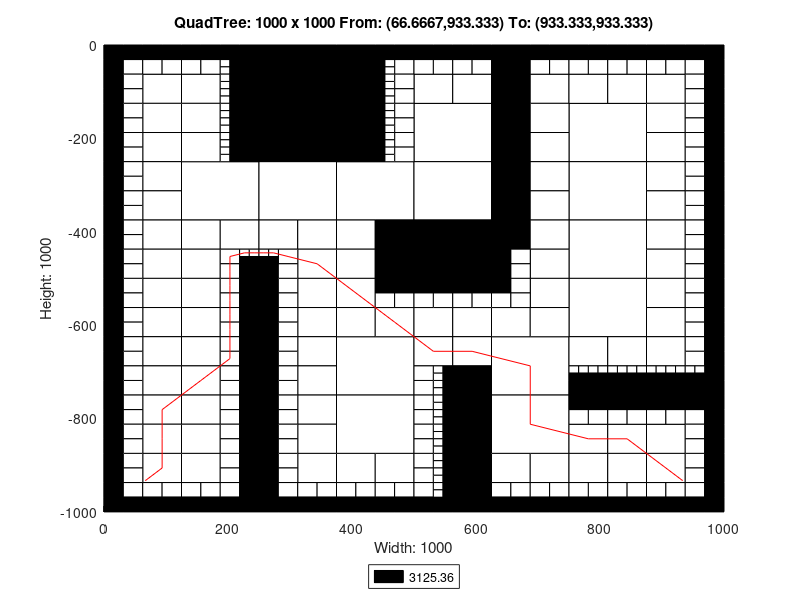

Source code (MATLAB):
axis([0 1000 -1000 0]);
title('QuadTree: 1000 x 1000 From: (66.6667,933.333) To: (933.333,933.333)');
xlabel('Width: 1000');
ylabel('Height: 1000');
rectangle('Position',[250 -125 125 125], 'FaceColor',[0 0 0]);
rectangle('Position',[250 -250 125 125], 'FaceColor',[0 0 0]);
rectangle('Position',[125 -375 125 125], 'FaceColor',[1 1 1]);
rectangle('Position',[250 -375 125 125], 'FaceColor',[1 1 1]);
rectangle('Position',[375 -375 125 125], 'FaceColor',[1 1 1]);
rectangle('Position',[500 -250 125 125], 'FaceColor',[1 1 1]);
rectangle('Position',[750 -250 125 125], 'FaceColor',[1 1 1]);
rectangle('Position',[500 -375 125 125], 'FaceColor',[1 1 1]);
rectangle('Position',[500 -500 125 125], 'FaceColor',[0 0 0]);
rectangle('Position',[750 -375 125 125], 'FaceColor',[1 1 1]);
rectangle('Position',[750 -500 125 125], 'FaceColor',[1 1 1]);
rectangle('Position',[375 -750 125 125], 'FaceColor',[1 1 1]);
rectangle('Position',[375 -875 125 125], 'FaceColor',[1 1 1]);
rectangle('Position',[625 -750 125 125], 'FaceColor',[1 1 1]);
rectangle('Position',[750 -625 125 125], 'FaceColor',[1 1 1]);
rectangle('Position',[625 -875 125 125], 'FaceColor',[1 1 1]);
rectangle('Position',[62.5 -125 62.5 62.5], 'FaceColor',[1 1 1]);
rectangle('Position',[125 -125 62.5 62.5], 'FaceColor',[1 1 1]);
rectangle('Position',[62.5 -187.5 62.5 62.5], 'FaceColor',[1 1 1]);
rectangle('Position',[62.5 -250 62.5 62.5], 'FaceColor',[1 1 1]);
rectangle('Position',[125 -187.5 62.5 62.5], 'FaceColor',[1 1 1]);
rectangle('Position',[125 -250 62.5 62.5], 'FaceColor',[1 1 1]);
rectangle('Position',[375 -62.5 62.5 62.5], 'FaceColor',[0 0 0]);
rectangle('Position',[375 -125 62.5 62.5], 'FaceColor',[0 0 0]);
rectangle('Position',[375 -187.5 62.5 62.5], 'FaceColor',[0 0 0]);
rectangle('Position',[375 -250 62.5 62.5], 'FaceColor',[0 0 0]);
rectangle('Position',[62.5 -312.5 62.5 62.5], 'FaceColor',[1 1 1]);
rectangle('Position',[62.5 -375 62.5 62.5], 'FaceColor',[1 1 1]);
rectangle('Position',[62.5 -437.5 62.5 62.5], 'FaceColor',[1 1 1]);
rectangle('Position',[62.5 -500 62.5 62.5], 'FaceColor',[1 1 1]);
rectangle('Position',[125 -437.5 62.5 62.5], 'FaceColor',[1 1 1]);
rectangle('Position',[187.5 -437.5 62.5 62.5], 'FaceColor',[1 1 1]);
rectangle('Position',[125 -500 62.5 62.5], 'FaceColor',[1 1 1]);
rectangle('Position',[250 -437.5 62.5 62.5], 'FaceColor',[1 1 1]);
rectangle('Position',[312.5 -437.5 62.5 62.5], 'FaceColor',[1 1 1]);
rectangle('Position',[312.5 -500 62.5 62.5], 'FaceColor',[1 1 1]);
rectangle('Position',[375 -437.5 62.5 62.5], 'FaceColor',[1 1 1]);
rectangle('Position',[437.5 -437.5 62.5 62.5], 'FaceColor',[0 0 0]);
rectangle('Position',[375 -500 62.5 62.5], 'FaceColor',[1 1 1]);
rectangle('Position',[437.5 -500 62.5 62.5], 'FaceColor',[0 0 0]);
rectangle('Position',[500 -125 62.5 62.5], 'FaceColor',[1 1 1]);
rectangle('Position',[562.5 -125 62.5 62.5], 'FaceColor',[1 1 1]);
rectangle('Position',[625 -62.5 62.5 62.5], 'FaceColor',[0 0 0]);
rectangle('Position',[625 -125 62.5 62.5], 'FaceColor',[0 0 0]);
rectangle('Position',[687.5 -125 62.5 62.5], 'FaceColor',[1 1 1]);
rectangle('Position',[625 -187.5 62.5 62.5], 'FaceColor',[0 0 0]);
rectangle('Position',[687.5 -187.5 62.5 62.5], 'FaceColor',[1 1 1]);
rectangle('Position',[625 -250 62.5 62.5], 'FaceColor',[0 0 0]);
rectangle('Position',[687.5 -250 62.5 62.5], 'FaceColor',[1 1 1]);
rectangle('Position',[750 -125 62.5 62.5], 'FaceColor',[1 1 1]);
rectangle('Position',[812.5 -125 62.5 62.5], 'FaceColor',[1 1 1]);
rectangle('Position',[875 -125 62.5 62.5], 'FaceColor',[1 1 1]);
rectangle('Position',[875 -187.5 62.5 62.5], 'FaceColor',[1 1 1]);
rectangle('Position',[875 -250 62.5 62.5], 'FaceColor',[1 1 1]);
rectangle('Position',[625 -312.5 62.5 62.5], 'FaceColor',[0 0 0]);
rectangle('Position',[687.5 -312.5 62.5 62.5], 'FaceColor',[1 1 1]);
rectangle('Position',[625 -375 62.5 62.5], 'FaceColor',[0 0 0]);
rectangle('Position',[687.5 -375 62.5 62.5], 'FaceColor',[1 1 1]);
rectangle('Position',[625 -437.5 62.5 62.5], 'FaceColor',[0 0 0]);
rectangle('Position',[687.5 -437.5 62.5 62.5], 'FaceColor',[1 1 1]);
rectangle('Position',[687.5 -500 62.5 62.5], 'FaceColor',[1 1 1]);
rectangle('Position',[875 -312.5 62.5 62.5], 'FaceColor',[1 1 1]);
rectangle('Position',[875 -375 62.5 62.5], 'FaceColor',[1 1 1]);
rectangle('Position',[875 -437.5 62.5 62.5], 'FaceColor',[1 1 1]);
rectangle('Position',[875 -500 62.5 62.5], 'FaceColor',[1 1 1]);
rectangle('Position',[62.5 -562.5 62.5 62.5], 'FaceColor',[1 1 1]);
rectangle('Position',[62.5 -625 62.5 62.5], 'FaceColor',[1 1 1]);
rectangle('Position',[125 -562.5 62.5 62.5], 'FaceColor',[1 1 1]);
rectangle('Position',[125 -625 62.5 62.5], 'FaceColor',[1 1 1]);
rectangle('Position',[62.5 -687.5 62.5 62.5], 'FaceColor',[1 1 1]);
rectangle('Position',[62.5 -750 62.5 62.5], 'FaceColor',[1 1 1]);
rectangle('Position',[125 -687.5 62.5 62.5], 'FaceColor',[1 1 1]);
rectangle('Position',[125 -750 62.5 62.5], 'FaceColor',[1 1 1]);
rectangle('Position',[312.5 -562.5 62.5 62.5], 'FaceColor',[1 1 1]);
rectangle('Position',[312.5 -625 62.5 62.5], 'FaceColor',[1 1 1]);
rectangle('Position',[375 -562.5 62.5 62.5], 'FaceColor',[1 1 1]);
rectangle('Position',[375 -625 62.5 62.5], 'FaceColor',[1 1 1]);
rectangle('Position',[437.5 -625 62.5 62.5], 'FaceColor',[1 1 1]);
rectangle('Position',[312.5 -687.5 62.5 62.5], 'FaceColor',[1 1 1]);
rectangle('Position',[312.5 -750 62.5 62.5], 'FaceColor',[1 1 1]);
rectangle('Position',[62.5 -812.5 62.5 62.5], 'FaceColor',[1 1 1]);
rectangle('Position',[62.5 -875 62.5 62.5], 'FaceColor',[1 1 1]);
rectangle('Position',[125 -812.5 62.5 62.5], 'FaceColor',[1 1 1]);
rectangle('Position',[125 -875 62.5 62.5], 'FaceColor',[1 1 1]);
rectangle('Position',[62.5 -937.5 62.5 62.5], 'FaceColor',[1 1 1]);
rectangle('Position',[125 -937.5 62.5 62.5], 'FaceColor',[1 1 1]);
rectangle('Position',[312.5 -812.5 62.5 62.5], 'FaceColor',[1 1 1]);
rectangle('Position',[312.5 -875 62.5 62.5], 'FaceColor',[1 1 1]);
rectangle('Position',[312.5 -937.5 62.5 62.5], 'FaceColor',[1 1 1]);
rectangle('Position',[375 -937.5 62.5 62.5], 'FaceColor',[1 1 1]);
rectangle('Position',[437.5 -937.5 62.5 62.5], 'FaceColor',[1 1 1]);
rectangle('Position',[500 -625 62.5 62.5], 'FaceColor',[1 1 1]);
rectangle('Position',[562.5 -625 62.5 62.5], 'FaceColor',[1 1 1]);
rectangle('Position',[687.5 -562.5 62.5 62.5], 'FaceColor',[1 1 1]);
rectangle('Position',[625 -625 62.5 62.5], 'FaceColor',[1 1 1]);
rectangle('Position',[687.5 -625 62.5 62.5], 'FaceColor',[1 1 1]);
rectangle('Position',[500 -687.5 62.5 62.5], 'FaceColor',[1 1 1]);
rectangle('Position',[562.5 -687.5 62.5 62.5], 'FaceColor',[1 1 1]);
rectangle('Position',[562.5 -750 62.5 62.5], 'FaceColor',[0 0 0]);
rectangle('Position',[875 -562.5 62.5 62.5], 'FaceColor',[1 1 1]);
rectangle('Position',[875 -625 62.5 62.5], 'FaceColor',[1 1 1]);
rectangle('Position',[750 -687.5 62.5 62.5], 'FaceColor',[1 1 1]);
rectangle('Position',[812.5 -687.5 62.5 62.5], 'FaceColor',[1 1 1]);
rectangle('Position',[875 -687.5 62.5 62.5], 'FaceColor',[1 1 1]);
rectangle('Position',[562.5 -812.5 62.5 62.5], 'FaceColor',[0 0 0]);
rectangle('Position',[562.5 -875 62.5 62.5], 'FaceColor',[0 0 0]);
rectangle('Position',[562.5 -937.5 62.5 62.5], 'FaceColor',[0 0 0]);
rectangle('Position',[562.5 -1000 62.5 62.5], 'FaceColor',[0 0 0]);
rectangle('Position',[625 -937.5 62.5 62.5], 'FaceColor',[1 1 1]);
rectangle('Position',[687.5 -937.5 62.5 62.5], 'FaceColor',[1 1 1]);
rectangle('Position',[750 -875 62.5 62.5], 'FaceColor',[1 1 1]);
rectangle('Position',[812.5 -875 62.5 62.5], 'FaceColor',[1 1 1]);
rectangle('Position',[875 -875 62.5 62.5], 'FaceColor',[1 1 1]);
rectangle('Position',[750 -937.5 62.5 62.5], 'FaceColor',[1 1 1]);
rectangle('Position',[812.5 -937.5 62.5 62.5], 'FaceColor',[1 1 1]);
rectangle('Position',[875 -937.5 62.5 62.5], 'FaceColor',[1 1 1]);
rectangle('Position',[0 -31.25 31.25 31.25], 'FaceColor',[0 0 0]);
rectangle('Position',[31.25 -31.25 31.25 31.25], 'FaceColor',[0 0 0]);
rectangle('Position',[0 -62.5 31.25 31.25], 'FaceColor',[0 0 0]);
rectangle('Position',[31.25 -62.5 31.25 31.25], 'FaceColor',[1 1 1]);
rectangle('Position',[62.5 -31.25 31.25 31.25], 'FaceColor',[0 0 0]);
rectangle('Position',[93.75 -31.25 31.25 31.25], 'FaceColor',[0 0 0]);
rectangle('Position',[62.5 -62.5 31.25 31.25], 'FaceColor',[1 1 1]);
rectangle('Position',[93.75 -62.5 31.25 31.25], 'FaceColor',[1 1 1]);
rectangle('Position',[0 -93.75 31.25 31.25], 'FaceColor',[0 0 0]);
rectangle('Position',[31.25 -93.75 31.25 31.25], 'FaceColor',[1 1 1]);
rectangle('Position',[0 -125 31.25 31.25], 'FaceColor',[0 0 0]);
rectangle('Position',[31.25 -125 31.25 31.25], 'FaceColor',[1 1 1]);
rectangle('Position',[125 -31.25 31.25 31.25], 'FaceColor',[0 0 0]);
rectangle('Position',[156.25 -31.25 31.25 31.25], 'FaceColor',[0 0 0]);
rectangle('Position',[125 -62.5 31.25 31.25], 'FaceColor',[1 1 1]);
rectangle('Position',[156.25 -62.5 31.25 31.25], 'FaceColor',[1 1 1]);
rectangle('Position',[187.5 -31.25 31.25 31.25], 'FaceColor',[0 0 0]);
rectangle('Position',[218.75 -31.25 31.25 31.25], 'FaceColor',[0 0 0]);
rectangle('Position',[218.75 -62.5 31.25 31.25], 'FaceColor',[0 0 0]);
rectangle('Position',[218.75 -93.75 31.25 31.25], 'FaceColor',[0 0 0]);
rectangle('Position',[218.75 -125 31.25 31.25], 'FaceColor',[0 0 0]);
rectangle('Position',[0 -156.25 31.25 31.25], 'FaceColor',[0 0 0]);
rectangle('Position',[31.25 -156.25 31.25 31.25], 'FaceColor',[1 1 1]);
rectangle('Position',[0 -187.5 31.25 31.25], 'FaceColor',[0 0 0]);
rectangle('Position',[31.25 -187.5 31.25 31.25], 'FaceColor',[1 1 1]);
rectangle('Position',[0 -218.75 31.25 31.25], 'FaceColor',[0 0 0]);
rectangle('Position',[31.25 -218.75 31.25 31.25], 'FaceColor',[1 1 1]);
rectangle('Position',[0 -250 31.25 31.25], 'FaceColor',[0 0 0]);
rectangle('Position',[31.25 -250 31.25 31.25], 'FaceColor',[1 1 1]);
rectangle('Position',[218.75 -156.25 31.25 31.25], 'FaceColor',[0 0 0]);
rectangle('Position',[218.75 -187.5 31.25 31.25], 'FaceColor',[0 0 0]);
rectangle('Position',[218.75 -218.75 31.25 31.25], 'FaceColor',[0 0 0]);
rectangle('Position',[218.75 -250 31.25 31.25], 'FaceColor',[0 0 0]);
rectangle('Position',[437.5 -31.25 31.25 31.25], 'FaceColor',[0 0 0]);
rectangle('Position',[468.75 -31.25 31.25 31.25], 'FaceColor',[0 0 0]);
rectangle('Position',[468.75 -62.5 31.25 31.25], 'FaceColor',[1 1 1]);
rectangle('Position',[468.75 -93.75 31.25 31.25], 'FaceColor',[1 1 1]);
rectangle('Position',[468.75 -125 31.25 31.25], 'FaceColor',[1 1 1]);
rectangle('Position',[468.75 -156.25 31.25 31.25], 'FaceColor',[1 1 1]);
rectangle('Position',[468.75 -187.5 31.25 31.25], 'FaceColor',[1 1 1]);
rectangle('Position',[468.75 -218.75 31.25 31.25], 'FaceColor',[1 1 1]);
rectangle('Position',[468.75 -250 31.25 31.25], 'FaceColor',[1 1 1]);
rectangle('Position',[0 -281.25 31.25 31.25], 'FaceColor',[0 0 0]);
rectangle('Position',[31.25 -281.25 31.25 31.25], 'FaceColor',[1 1 1]);
rectangle('Position',[0 -312.5 31.25 31.25], 'FaceColor',[0 0 0]);
rectangle('Position',[31.25 -312.5 31.25 31.25], 'FaceColor',[1 1 1]);
rectangle('Position',[0 -343.75 31.25 31.25], 'FaceColor',[0 0 0]);
rectangle('Position',[31.25 -343.75 31.25 31.25], 'FaceColor',[1 1 1]);
rectangle('Position',[0 -375 31.25 31.25], 'FaceColor',[0 0 0]);
rectangle('Position',[31.25 -375 31.25 31.25], 'FaceColor',[1 1 1]);
rectangle('Position',[0 -406.25 31.25 31.25], 'FaceColor',[0 0 0]);
rectangle('Position',[31.25 -406.25 31.25 31.25], 'FaceColor',[1 1 1]);
rectangle('Position',[0 -437.5 31.25 31.25], 'FaceColor',[0 0 0]);
rectangle('Position',[31.25 -437.5 31.25 31.25], 'FaceColor',[1 1 1]);
rectangle('Position',[0 -468.75 31.25 31.25], 'FaceColor',[0 0 0]);
rectangle('Position',[31.25 -468.75 31.25 31.25], 'FaceColor',[1 1 1]);
rectangle('Position',[0 -500 31.25 31.25], 'FaceColor',[0 0 0]);
rectangle('Position',[31.25 -500 31.25 31.25], 'FaceColor',[1 1 1]);
rectangle('Position',[187.5 -468.75 31.25 31.25], 'FaceColor',[1 1 1]);
rectangle('Position',[187.5 -500 31.25 31.25], 'FaceColor',[1 1 1]);
rectangle('Position',[218.75 -500 31.25 31.25], 'FaceColor',[0 0 0]);
rectangle('Position',[281.25 -468.75 31.25 31.25], 'FaceColor',[1 1 1]);
rectangle('Position',[250 -500 31.25 31.25], 'FaceColor',[0 0 0]);
rectangle('Position',[281.25 -500 31.25 31.25], 'FaceColor',[1 1 1]);
rectangle('Position',[500 -31.25 31.25 31.25], 'FaceColor',[0 0 0]);
rectangle('Position',[531.25 -31.25 31.25 31.25], 'FaceColor',[0 0 0]);
rectangle('Position',[500 -62.5 31.25 31.25], 'FaceColor',[1 1 1]);
rectangle('Position',[531.25 -62.5 31.25 31.25], 'FaceColor',[1 1 1]);
rectangle('Position',[562.5 -31.25 31.25 31.25], 'FaceColor',[0 0 0]);
rectangle('Position',[593.75 -31.25 31.25 31.25], 'FaceColor',[0 0 0]);
rectangle('Position',[562.5 -62.5 31.25 31.25], 'FaceColor',[1 1 1]);
rectangle('Position',[593.75 -62.5 31.25 31.25], 'FaceColor',[1 1 1]);
rectangle('Position',[687.5 -31.25 31.25 31.25], 'FaceColor',[0 0 0]);
rectangle('Position',[718.75 -31.25 31.25 31.25], 'FaceColor',[0 0 0]);
rectangle('Position',[687.5 -62.5 31.25 31.25], 'FaceColor',[1 1 1]);
rectangle('Position',[718.75 -62.5 31.25 31.25], 'FaceColor',[1 1 1]);
rectangle('Position',[750 -31.25 31.25 31.25], 'FaceColor',[0 0 0]);
rectangle('Position',[781.25 -31.25 31.25 31.25], 'FaceColor',[0 0 0]);
rectangle('Position',[750 -62.5 31.25 31.25], 'FaceColor',[1 1 1]);
rectangle('Position',[781.25 -62.5 31.25 31.25], 'FaceColor',[1 1 1]);
rectangle('Position',[812.5 -31.25 31.25 31.25], 'FaceColor',[0 0 0]);
rectangle('Position',[843.75 -31.25 31.25 31.25], 'FaceColor',[0 0 0]);
rectangle('Position',[812.5 -62.5 31.25 31.25], 'FaceColor',[1 1 1]);
rectangle('Position',[843.75 -62.5 31.25 31.25], 'FaceColor',[1 1 1]);
rectangle('Position',[875 -31.25 31.25 31.25], 'FaceColor',[0 0 0]);
rectangle('Position',[906.25 -31.25 31.25 31.25], 'FaceColor',[0 0 0]);
rectangle('Position',[875 -62.5 31.25 31.25], 'FaceColor',[1 1 1]);
rectangle('Position',[906.25 -62.5 31.25 31.25], 'FaceColor',[1 1 1]);
rectangle('Position',[937.5 -31.25 31.25 31.25], 'FaceColor',[0 0 0]);
rectangle('Position',[968.75 -31.25 31.25 31.25], 'FaceColor',[0 0 0]);
rectangle('Position',[937.5 -62.5 31.25 31.25], 'FaceColor',[1 1 1]);
rectangle('Position',[968.75 -62.5 31.25 31.25], 'FaceColor',[0 0 0]);
rectangle('Position',[937.5 -93.75 31.25 31.25], 'FaceColor',[1 1 1]);
rectangle('Position',[968.75 -93.75 31.25 31.25], 'FaceColor',[0 0 0]);
rectangle('Position',[937.5 -125 31.25 31.25], 'FaceColor',[1 1 1]);
rectangle('Position',[968.75 -125 31.25 31.25], 'FaceColor',[0 0 0]);
rectangle('Position',[937.5 -156.25 31.25 31.25], 'FaceColor',[1 1 1]);
rectangle('Position',[968.75 -156.25 31.25 31.25], 'FaceColor',[0 0 0]);
rectangle('Position',[937.5 -187.5 31.25 31.25], 'FaceColor',[1 1 1]);
rectangle('Position',[968.75 -187.5 31.25 31.25], 'FaceColor',[0 0 0]);
rectangle('Position',[937.5 -218.75 31.25 31.25], 'FaceColor',[1 1 1]);
rectangle('Position',[968.75 -218.75 31.25 31.25], 'FaceColor',[0 0 0]);
rectangle('Position',[937.5 -250 31.25 31.25], 'FaceColor',[1 1 1]);
rectangle('Position',[968.75 -250 31.25 31.25], 'FaceColor',[0 0 0]);
rectangle('Position',[625 -468.75 31.25 31.25], 'FaceColor',[0 0 0]);
rectangle('Position',[656.25 -468.75 31.25 31.25], 'FaceColor',[1 1 1]);
rectangle('Position',[625 -500 31.25 31.25], 'FaceColor',[0 0 0]);
rectangle('Position',[656.25 -500 31.25 31.25], 'FaceColor',[1 1 1]);
rectangle('Position',[937.5 -281.25 31.25 31.25], 'FaceColor',[1 1 1]);
rectangle('Position',[968.75 -281.25 31.25 31.25], 'FaceColor',[0 0 0]);
rectangle('Position',[937.5 -312.5 31.25 31.25], 'FaceColor',[1 1 1]);
rectangle('Position',[968.75 -312.5 31.25 31.25], 'FaceColor',[0 0 0]);
rectangle('Position',[937.5 -343.75 31.25 31.25], 'FaceColor',[1 1 1]);
rectangle('Position',[968.75 -343.75 31.25 31.25], 'FaceColor',[0 0 0]);
rectangle('Position',[937.5 -375 31.25 31.25], 'FaceColor',[1 1 1]);
rectangle('Position',[968.75 -375 31.25 31.25], 'FaceColor',[0 0 0]);
rectangle('Position',[937.5 -406.25 31.25 31.25], 'FaceColor',[1 1 1]);
rectangle('Position',[968.75 -406.25 31.25 31.25], 'FaceColor',[0 0 0]);
rectangle('Position',[937.5 -437.5 31.25 31.25], 'FaceColor',[1 1 1]);
rectangle('Position',[968.75 -437.5 31.25 31.25], 'FaceColor',[0 0 0]);
rectangle('Position',[937.5 -468.75 31.25 31.25], 'FaceColor',[1 1 1]);
rectangle('Position',[968.75 -468.75 31.25 31.25], 'FaceColor',[0 0 0]);
rectangle('Position',[937.5 -500 31.25 31.25], 'FaceColor',[1 1 1]);
rectangle('Position',[968.75 -500 31.25 31.25], 'FaceColor',[0 0 0]);
rectangle('Position',[0 -531.25 31.25 31.25], 'FaceColor',[0 0 0]);
rectangle('Position',[31.25 -531.25 31.25 31.25], 'FaceColor',[1 1 1]);
rectangle('Position',[0 -562.5 31.25 31.25], 'FaceColor',[0 0 0]);
rectangle('Position',[31.25 -562.5 31.25 31.25], 'FaceColor',[1 1 1]);
rectangle('Position',[0 -593.75 31.25 31.25], 'FaceColor',[0 0 0]);
rectangle('Position',[31.25 -593.75 31.25 31.25], 'FaceColor',[1 1 1]);
rectangle('Position',[0 -625 31.25 31.25], 'FaceColor',[0 0 0]);
rectangle('Position',[31.25 -625 31.25 31.25], 'FaceColor',[1 1 1]);
rectangle('Position',[187.5 -531.25 31.25 31.25], 'FaceColor',[1 1 1]);
rectangle('Position',[218.75 -531.25 31.25 31.25], 'FaceColor',[0 0 0]);
rectangle('Position',[187.5 -562.5 31.25 31.25], 'FaceColor',[1 1 1]);
rectangle('Position',[218.75 -562.5 31.25 31.25], 'FaceColor',[0 0 0]);
rectangle('Position',[187.5 -593.75 31.25 31.25], 'FaceColor',[1 1 1]);
rectangle('Position',[218.75 -593.75 31.25 31.25], 'FaceColor',[0 0 0]);
rectangle('Position',[187.5 -625 31.25 31.25], 'FaceColor',[1 1 1]);
rectangle('Position',[218.75 -625 31.25 31.25], 'FaceColor',[0 0 0]);
rectangle('Position',[0 -656.25 31.25 31.25], 'FaceColor',[0 0 0]);
rectangle('Position',[31.25 -656.25 31.25 31.25], 'FaceColor',[1 1 1]);
rectangle('Position',[0 -687.5 31.25 31.25], 'FaceColor',[0 0 0]);
rectangle('Position',[31.25 -687.5 31.25 31.25], 'FaceColor',[1 1 1]);
rectangle('Position',[0 -718.75 31.25 31.25], 'FaceColor',[0 0 0]);
rectangle('Position',[31.25 -718.75 31.25 31.25], 'FaceColor',[1 1 1]);
rectangle('Position',[0 -750 31.25 31.25], 'FaceColor',[0 0 0]);
rectangle('Position',[31.25 -750 31.25 31.25], 'FaceColor',[1 1 1]);
rectangle('Position',[187.5 -656.25 31.25 31.25], 'FaceColor',[1 1 1]);
rectangle('Position',[218.75 -656.25 31.25 31.25], 'FaceColor',[0 0 0]);
rectangle('Position',[187.5 -687.5 31.25 31.25], 'FaceColor',[1 1 1]);
rectangle('Position',[218.75 -687.5 31.25 31.25], 'FaceColor',[0 0 0]);
rectangle('Position',[187.5 -718.75 31.25 31.25], 'FaceColor',[1 1 1]);
rectangle('Position',[218.75 -718.75 31.25 31.25], 'FaceColor',[0 0 0]);
rectangle('Position',[187.5 -750 31.25 31.25], 'FaceColor',[1 1 1]);
rectangle('Position',[218.75 -750 31.25 31.25], 'FaceColor',[0 0 0]);
rectangle('Position',[250 -531.25 31.25 31.25], 'FaceColor',[0 0 0]);
rectangle('Position',[281.25 -531.25 31.25 31.25], 'FaceColor',[1 1 1]);
rectangle('Position',[250 -562.5 31.25 31.25], 'FaceColor',[0 0 0]);
rectangle('Position',[281.25 -562.5 31.25 31.25], 'FaceColor',[1 1 1]);
rectangle('Position',[250 -593.75 31.25 31.25], 'FaceColor',[0 0 0]);
rectangle('Position',[281.25 -593.75 31.25 31.25], 'FaceColor',[1 1 1]);
rectangle('Position',[250 -625 31.25 31.25], 'FaceColor',[0 0 0]);
rectangle('Position',[281.25 -625 31.25 31.25], 'FaceColor',[1 1 1]);
rectangle('Position',[437.5 -531.25 31.25 31.25], 'FaceColor',[0 0 0]);
rectangle('Position',[468.75 -531.25 31.25 31.25], 'FaceColor',[0 0 0]);
rectangle('Position',[437.5 -562.5 31.25 31.25], 'FaceColor',[1 1 1]);
rectangle('Position',[468.75 -562.5 31.25 31.25], 'FaceColor',[1 1 1]);
rectangle('Position',[250 -656.25 31.25 31.25], 'FaceColor',[0 0 0]);
rectangle('Position',[281.25 -656.25 31.25 31.25], 'FaceColor',[1 1 1]);
rectangle('Position',[250 -687.5 31.25 31.25], 'FaceColor',[0 0 0]);
rectangle('Position',[281.25 -687.5 31.25 31.25], 'FaceColor',[1 1 1]);
rectangle('Position',[250 -718.75 31.25 31.25], 'FaceColor',[0 0 0]);
rectangle('Position',[281.25 -718.75 31.25 31.25], 'FaceColor',[1 1 1]);
rectangle('Position',[250 -750 31.25 31.25], 'FaceColor',[0 0 0]);
rectangle('Position',[281.25 -750 31.25 31.25], 'FaceColor',[1 1 1]);
rectangle('Position',[0 -781.25 31.25 31.25], 'FaceColor',[0 0 0]);
rectangle('Position',[31.25 -781.25 31.25 31.25], 'FaceColor',[1 1 1]);
rectangle('Position',[0 -812.5 31.25 31.25], 'FaceColor',[0 0 0]);
rectangle('Position',[31.25 -812.5 31.25 31.25], 'FaceColor',[1 1 1]);
rectangle('Position',[0 -843.75 31.25 31.25], 'FaceColor',[0 0 0]);
rectangle('Position',[31.25 -843.75 31.25 31.25], 'FaceColor',[1 1 1]);
rectangle('Position',[0 -875 31.25 31.25], 'FaceColor',[0 0 0]);
rectangle('Position',[31.25 -875 31.25 31.25], 'FaceColor',[1 1 1]);
rectangle('Position',[187.5 -781.25 31.25 31.25], 'FaceColor',[1 1 1]);
rectangle('Position',[218.75 -781.25 31.25 31.25], 'FaceColor',[0 0 0]);
rectangle('Position',[187.5 -812.5 31.25 31.25], 'FaceColor',[1 1 1]);
rectangle('Position',[218.75 -812.5 31.25 31.25], 'FaceColor',[0 0 0]);
rectangle('Position',[187.5 -843.75 31.25 31.25], 'FaceColor',[1 1 1]);
rectangle('Position',[218.75 -843.75 31.25 31.25], 'FaceColor',[0 0 0]);
rectangle('Position',[187.5 -875 31.25 31.25], 'FaceColor',[1 1 1]);
rectangle('Position',[218.75 -875 31.25 31.25], 'FaceColor',[0 0 0]);
rectangle('Position',[0 -906.25 31.25 31.25], 'FaceColor',[0 0 0]);
rectangle('Position',[31.25 -906.25 31.25 31.25], 'FaceColor',[1 1 1]);
rectangle('Position',[0 -937.5 31.25 31.25], 'FaceColor',[0 0 0]);
rectangle('Position',[31.25 -937.5 31.25 31.25], 'FaceColor',[1 1 1]);
rectangle('Position',[0 -968.75 31.25 31.25], 'FaceColor',[0 0 0]);
rectangle('Position',[31.25 -968.75 31.25 31.25], 'FaceColor',[1 1 1]);
rectangle('Position',[0 -1000 31.25 31.25], 'FaceColor',[0 0 0]);
rectangle('Position',[31.25 -1000 31.25 31.25], 'FaceColor',[0 0 0]);
rectangle('Position',[62.5 -968.75 31.25 31.25], 'FaceColor',[1 1 1]);
rectangle('Position',[93.75 -968.75 31.25 31.25], 'FaceColor',[1 1 1]);
rectangle('Position',[62.5 -1000 31.25 31.25], 'FaceColor',[0 0 0]);
rectangle('Position',[93.75 -1000 31.25 31.25], 'FaceColor',[0 0 0]);
rectangle('Position',[187.5 -906.25 31.25 31.25], 'FaceColor',[1 1 1]);
rectangle('Position',[218.75 -906.25 31.25 31.25], 'FaceColor',[0 0 0]);
rectangle('Position',[187.5 -937.5 31.25 31.25], 'FaceColor',[1 1 1]);
rectangle('Position',[218.75 -937.5 31.25 31.25], 'FaceColor',[0 0 0]);
rectangle('Position',[125 -968.75 31.25 31.25], 'FaceColor',[1 1 1]);
rectangle('Position',[156.25 -968.75 31.25 31.25], 'FaceColor',[1 1 1]);
rectangle('Position',[125 -1000 31.25 31.25], 'FaceColor',[0 0 0]);
rectangle('Position',[156.25 -1000 31.25 31.25], 'FaceColor',[0 0 0]);
rectangle('Position',[187.5 -968.75 31.25 31.25], 'FaceColor',[1 1 1]);
rectangle('Position',[218.75 -968.75 31.25 31.25], 'FaceColor',[0 0 0]);
rectangle('Position',[187.5 -1000 31.25 31.25], 'FaceColor',[0 0 0]);
rectangle('Position',[218.75 -1000 31.25 31.25], 'FaceColor',[0 0 0]);
rectangle('Position',[250 -781.25 31.25 31.25], 'FaceColor',[0 0 0]);
rectangle('Position',[281.25 -781.25 31.25 31.25], 'FaceColor',[1 1 1]);
rectangle('Position',[250 -812.5 31.25 31.25], 'FaceColor',[0 0 0]);
rectangle('Position',[281.25 -812.5 31.25 31.25], 'FaceColor',[1 1 1]);
rectangle('Position',[250 -843.75 31.25 31.25], 'FaceColor',[0 0 0]);
rectangle('Position',[281.25 -843.75 31.25 31.25], 'FaceColor',[1 1 1]);
rectangle('Position',[250 -875 31.25 31.25], 'FaceColor',[0 0 0]);
rectangle('Position',[281.25 -875 31.25 31.25], 'FaceColor',[1 1 1]);
rectangle('Position',[250 -906.25 31.25 31.25], 'FaceColor',[0 0 0]);
rectangle('Position',[281.25 -906.25 31.25 31.25], 'FaceColor',[1 1 1]);
rectangle('Position',[250 -937.5 31.25 31.25], 'FaceColor',[0 0 0]);
rectangle('Position',[281.25 -937.5 31.25 31.25], 'FaceColor',[1 1 1]);
rectangle('Position',[250 -968.75 31.25 31.25], 'FaceColor',[0 0 0]);
rectangle('Position',[281.25 -968.75 31.25 31.25], 'FaceColor',[1 1 1]);
rectangle('Position',[250 -1000 31.25 31.25], 'FaceColor',[0 0 0]);
rectangle('Position',[281.25 -1000 31.25 31.25], 'FaceColor',[0 0 0]);
rectangle('Position',[312.5 -968.75 31.25 31.25], 'FaceColor',[1 1 1]);
rectangle('Position',[343.75 -968.75 31.25 31.25], 'FaceColor',[1 1 1]);
rectangle('Position',[312.5 -1000 31.25 31.25], 'FaceColor',[0 0 0]);
rectangle('Position',[343.75 -1000 31.25 31.25], 'FaceColor',[0 0 0]);
rectangle('Position',[375 -968.75 31.25 31.25], 'FaceColor',[1 1 1]);
rectangle('Position',[406.25 -968.75 31.25 31.25], 'FaceColor',[1 1 1]);
rectangle('Position',[375 -1000 31.25 31.25], 'FaceColor',[0 0 0]);
rectangle('Position',[406.25 -1000 31.25 31.25], 'FaceColor',[0 0 0]);
rectangle('Position',[437.5 -968.75 31.25 31.25], 'FaceColor',[1 1 1]);
rectangle('Position',[468.75 -968.75 31.25 31.25], 'FaceColor',[1 1 1]);
rectangle('Position',[437.5 -1000 31.25 31.25], 'FaceColor',[0 0 0]);
rectangle('Position',[468.75 -1000 31.25 31.25], 'FaceColor',[0 0 0]);
rectangle('Position',[500 -531.25 31.25 31.25], 'FaceColor',[0 0 0]);
rectangle('Position',[531.25 -531.25 31.25 31.25], 'FaceColor',[0 0 0]);
rectangle('Position',[500 -562.5 31.25 31.25], 'FaceColor',[1 1 1]);
rectangle('Position',[531.25 -562.5 31.25 31.25], 'FaceColor',[1 1 1]);
rectangle('Position',[562.5 -531.25 31.25 31.25], 'FaceColor',[0 0 0]);
rectangle('Position',[593.75 -531.25 31.25 31.25], 'FaceColor',[0 0 0]);
rectangle('Position',[562.5 -562.5 31.25 31.25], 'FaceColor',[1 1 1]);
rectangle('Position',[593.75 -562.5 31.25 31.25], 'FaceColor',[1 1 1]);
rectangle('Position',[625 -531.25 31.25 31.25], 'FaceColor',[0 0 0]);
rectangle('Position',[656.25 -531.25 31.25 31.25], 'FaceColor',[1 1 1]);
rectangle('Position',[625 -562.5 31.25 31.25], 'FaceColor',[1 1 1]);
rectangle('Position',[656.25 -562.5 31.25 31.25], 'FaceColor',[1 1 1]);
rectangle('Position',[500 -718.75 31.25 31.25], 'FaceColor',[1 1 1]);
rectangle('Position',[500 -750 31.25 31.25], 'FaceColor',[1 1 1]);
rectangle('Position',[937.5 -531.25 31.25 31.25], 'FaceColor',[1 1 1]);
rectangle('Position',[968.75 -531.25 31.25 31.25], 'FaceColor',[0 0 0]);
rectangle('Position',[937.5 -562.5 31.25 31.25], 'FaceColor',[1 1 1]);
rectangle('Position',[968.75 -562.5 31.25 31.25], 'FaceColor',[0 0 0]);
rectangle('Position',[937.5 -593.75 31.25 31.25], 'FaceColor',[1 1 1]);
rectangle('Position',[968.75 -593.75 31.25 31.25], 'FaceColor',[0 0 0]);
rectangle('Position',[937.5 -625 31.25 31.25], 'FaceColor',[1 1 1]);
rectangle('Position',[968.75 -625 31.25 31.25], 'FaceColor',[0 0 0]);
rectangle('Position',[750 -750 31.25 31.25], 'FaceColor',[0 0 0]);
rectangle('Position',[781.25 -750 31.25 31.25], 'FaceColor',[0 0 0]);
rectangle('Position',[812.5 -750 31.25 31.25], 'FaceColor',[0 0 0]);
rectangle('Position',[843.75 -750 31.25 31.25], 'FaceColor',[0 0 0]);
rectangle('Position',[937.5 -656.25 31.25 31.25], 'FaceColor',[1 1 1]);
rectangle('Position',[968.75 -656.25 31.25 31.25], 'FaceColor',[0 0 0]);
rectangle('Position',[937.5 -687.5 31.25 31.25], 'FaceColor',[1 1 1]);
rectangle('Position',[968.75 -687.5 31.25 31.25], 'FaceColor',[0 0 0]);
rectangle('Position',[875 -750 31.25 31.25], 'FaceColor',[0 0 0]);
rectangle('Position',[906.25 -750 31.25 31.25], 'FaceColor',[0 0 0]);
rectangle('Position',[968.75 -718.75 31.25 31.25], 'FaceColor',[0 0 0]);
rectangle('Position',[937.5 -750 31.25 31.25], 'FaceColor',[0 0 0]);
rectangle('Position',[968.75 -750 31.25 31.25], 'FaceColor',[0 0 0]);
rectangle('Position',[500 -781.25 31.25 31.25], 'FaceColor',[1 1 1]);
rectangle('Position',[500 -812.5 31.25 31.25], 'FaceColor',[1 1 1]);
rectangle('Position',[500 -843.75 31.25 31.25], 'FaceColor',[1 1 1]);
rectangle('Position',[500 -875 31.25 31.25], 'FaceColor',[1 1 1]);
rectangle('Position',[500 -906.25 31.25 31.25], 'FaceColor',[1 1 1]);
rectangle('Position',[500 -937.5 31.25 31.25], 'FaceColor',[1 1 1]);
rectangle('Position',[500 -968.75 31.25 31.25], 'FaceColor',[1 1 1]);
rectangle('Position',[500 -1000 31.25 31.25], 'FaceColor',[0 0 0]);
rectangle('Position',[531.25 -1000 31.25 31.25], 'FaceColor',[0 0 0]);
rectangle('Position',[625 -968.75 31.25 31.25], 'FaceColor',[1 1 1]);
rectangle('Position',[656.25 -968.75 31.25 31.25], 'FaceColor',[1 1 1]);
rectangle('Position',[625 -1000 31.25 31.25], 'FaceColor',[0 0 0]);
rectangle('Position',[656.25 -1000 31.25 31.25], 'FaceColor',[0 0 0]);
rectangle('Position',[687.5 -968.75 31.25 31.25], 'FaceColor',[1 1 1]);
rectangle('Position',[718.75 -968.75 31.25 31.25], 'FaceColor',[1 1 1]);
rectangle('Position',[687.5 -1000 31.25 31.25], 'FaceColor',[0 0 0]);
rectangle('Position',[718.75 -1000 31.25 31.25], 'FaceColor',[0 0 0]);
rectangle('Position',[750 -781.25 31.25 31.25], 'FaceColor',[0 0 0]);
rectangle('Position',[781.25 -781.25 31.25 31.25], 'FaceColor',[0 0 0]);
rectangle('Position',[750 -812.5 31.25 31.25], 'FaceColor',[1 1 1]);
rectangle('Position',[781.25 -812.5 31.25 31.25], 'FaceColor',[1 1 1]);
rectangle('Position',[812.5 -781.25 31.25 31.25], 'FaceColor',[0 0 0]);
rectangle('Position',[843.75 -781.25 31.25 31.25], 'FaceColor',[0 0 0]);
rectangle('Position',[812.5 -812.5 31.25 31.25], 'FaceColor',[1 1 1]);
rectangle('Position',[843.75 -812.5 31.25 31.25], 'FaceColor',[1 1 1]);
rectangle('Position',[875 -781.25 31.25 31.25], 'FaceColor',[0 0 0]);
rectangle('Position',[906.25 -781.25 31.25 31.25], 'FaceColor',[0 0 0]);
rectangle('Position',[875 -812.5 31.25 31.25], 'FaceColor',[1 1 1]);
rectangle('Position',[906.25 -812.5 31.25 31.25], 'FaceColor',[1 1 1]);
rectangle('Position',[937.5 -781.25 31.25 31.25], 'FaceColor',[0 0 0]);
rectangle('Position',[968.75 -781.25 31.25 31.25], 'FaceColor',[0 0 0]);
rectangle('Position',[937.5 -812.5 31.25 31.25], 'FaceColor',[1 1 1]);
rectangle('Position',[968.75 -812.5 31.25 31.25], 'FaceColor',[0 0 0]);
rectangle('Position',[937.5 -843.75 31.25 31.25], 'FaceColor',[1 1 1]);
rectangle('Position',[968.75 -843.75 31.25 31.25], 'FaceColor',[0 0 0]);
rectangle('Position',[937.5 -875 31.25 31.25], 'FaceColor',[1 1 1]);
rectangle('Position',[968.75 -875 31.25 31.25], 'FaceColor',[0 0 0]);
rectangle('Position',[750 -968.75 31.25 31.25], 'FaceColor',[1 1 1]);
rectangle('Position',[781.25 -968.75 31.25 31.25], 'FaceColor',[1 1 1]);
rectangle('Position',[750 -1000 31.25 31.25], 'FaceColor',[0 0 0]);
rectangle('Position',[781.25 -1000 31.25 31.25], 'FaceColor',[0 0 0]);
rectangle('Position',[812.5 -968.75 31.25 31.25], 'FaceColor',[1 1 1]);
rectangle('Position',[843.75 -968.75 31.25 31.25], 'FaceColor',[1 1 1]);
rectangle('Position',[812.5 -1000 31.25 31.25], 'FaceColor',[0 0 0]);
rectangle('Position',[843.75 -1000 31.25 31.25], 'FaceColor',[0 0 0]);
rectangle('Position',[937.5 -906.25 31.25 31.25], 'FaceColor',[1 1 1]);
rectangle('Position',[968.75 -906.25 31.25 31.25], 'FaceColor',[0 0 0]);
rectangle('Position',[937.5 -937.5 31.25 31.25], 'FaceColor',[1 1 1]);
rectangle('Position',[968.75 -937.5 31.25 31.25], 'FaceColor',[0 0 0]);
rectangle('Position',[875 -968.75 31.25 31.25], 'FaceColor',[1 1 1]);
rectangle('Position',[906.25 -968.75 31.25 31.25], 'FaceColor',[1 1 1]);
rectangle('Position',[875 -1000 31.25 31.25], 'FaceColor',[0 0 0]);
rectangle('Position',[906.25 -1000 31.25 31.25], 'FaceColor',[0 0 0]);
rectangle('Position',[937.5 -968.75 31.25 31.25], 'FaceColor',[1 1 1]);
rectangle('Position',[968.75 -968.75 31.25 31.25], 'FaceColor',[0 0 0]);
rectangle('Position',[937.5 -1000 31.25 31.25], 'FaceColor',[0 0 0]);
rectangle('Position',[968.75 -1000 31.25 31.25], 'FaceColor',[0 0 0]);
rectangle('Position',[187.5 -46.875 15.625 15.625], 'FaceColor',[1 1 1]);
rectangle('Position',[203.125 -46.875 15.625 15.625], 'FaceColor',[0 0 0]);
rectangle('Position',[187.5 -62.5 15.625 15.625], 'FaceColor',[1 1 1]);
rectangle('Position',[203.125 -62.5 15.625 15.625], 'FaceColor',[0 0 0]);
rectangle('Position',[187.5 -78.125 15.625 15.625], 'FaceColor',[1 1 1]);
rectangle('Position',[203.125 -78.125 15.625 15.625], 'FaceColor',[0 0 0]);
rectangle('Position',[187.5 -93.75 15.625 15.625], 'FaceColor',[1 1 1]);
rectangle('Position',[203.125 -93.75 15.625 15.625], 'FaceColor',[0 0 0]);
rectangle('Position',[187.5 -109.375 15.625 15.625], 'FaceColor',[1 1 1]);
rectangle('Position',[203.125 -109.375 15.625 15.625], 'FaceColor',[0 0 0]);
rectangle('Position',[187.5 -125 15.625 15.625], 'FaceColor',[1 1 1]);
rectangle('Position',[203.125 -125 15.625 15.625], 'FaceColor',[0 0 0]);
rectangle('Position',[187.5 -140.625 15.625 15.625], 'FaceColor',[1 1 1]);
rectangle('Position',[203.125 -140.625 15.625 15.625], 'FaceColor',[0 0 0]);
rectangle('Position',[187.5 -156.25 15.625 15.625], 'FaceColor',[1 1 1]);
rectangle('Position',[203.125 -156.25 15.625 15.625], 'FaceColor',[0 0 0]);
rectangle('Position',[187.5 -171.875 15.625 15.625], 'FaceColor',[1 1 1]);
rectangle('Position',[203.125 -171.875 15.625 15.625], 'FaceColor',[0 0 0]);
rectangle('Position',[187.5 -187.5 15.625 15.625], 'FaceColor',[1 1 1]);
rectangle('Position',[203.125 -187.5 15.625 15.625], 'FaceColor',[0 0 0]);
rectangle('Position',[187.5 -203.125 15.625 15.625], 'FaceColor',[1 1 1]);
rectangle('Position',[203.125 -203.125 15.625 15.625], 'FaceColor',[0 0 0]);
rectangle('Position',[187.5 -218.75 15.625 15.625], 'FaceColor',[1 1 1]);
rectangle('Position',[203.125 -218.75 15.625 15.625], 'FaceColor',[0 0 0]);
rectangle('Position',[187.5 -234.375 15.625 15.625], 'FaceColor',[1 1 1]);
rectangle('Position',[203.125 -234.375 15.625 15.625], 'FaceColor',[0 0 0]);
rectangle('Position',[187.5 -250 15.625 15.625], 'FaceColor',[1 1 1]);
rectangle('Position',[203.125 -250 15.625 15.625], 'FaceColor',[0 0 0]);
rectangle('Position',[437.5 -46.875 15.625 15.625], 'FaceColor',[0 0 0]);
rectangle('Position',[453.125 -46.875 15.625 15.625], 'FaceColor',[1 1 1]);
rectangle('Position',[437.5 -62.5 15.625 15.625], 'FaceColor',[0 0 0]);
rectangle('Position',[453.125 -62.5 15.625 15.625], 'FaceColor',[1 1 1]);
rectangle('Position',[437.5 -78.125 15.625 15.625], 'FaceColor',[0 0 0]);
rectangle('Position',[453.125 -78.125 15.625 15.625], 'FaceColor',[1 1 1]);
rectangle('Position',[437.5 -93.75 15.625 15.625], 'FaceColor',[0 0 0]);
rectangle('Position',[453.125 -93.75 15.625 15.625], 'FaceColor',[1 1 1]);
rectangle('Position',[437.5 -109.375 15.625 15.625], 'FaceColor',[0 0 0]);
rectangle('Position',[453.125 -109.375 15.625 15.625], 'FaceColor',[1 1 1]);
rectangle('Position',[437.5 -125 15.625 15.625], 'FaceColor',[0 0 0]);
rectangle('Position',[453.125 -125 15.625 15.625], 'FaceColor',[1 1 1]);
rectangle('Position',[437.5 -140.625 15.625 15.625], 'FaceColor',[0 0 0]);
rectangle('Position',[453.125 -140.625 15.625 15.625], 'FaceColor',[1 1 1]);
rectangle('Position',[437.5 -156.25 15.625 15.625], 'FaceColor',[0 0 0]);
rectangle('Position',[453.125 -156.25 15.625 15.625], 'FaceColor',[1 1 1]);
rectangle('Position',[437.5 -171.875 15.625 15.625], 'FaceColor',[0 0 0]);
rectangle('Position',[453.125 -171.875 15.625 15.625], 'FaceColor',[1 1 1]);
rectangle('Position',[437.5 -187.5 15.625 15.625], 'FaceColor',[0 0 0]);
rectangle('Position',[453.125 -187.5 15.625 15.625], 'FaceColor',[1 1 1]);
rectangle('Position',[437.5 -203.125 15.625 15.625], 'FaceColor',[0 0 0]);
rectangle('Position',[453.125 -203.125 15.625 15.625], 'FaceColor',[1 1 1]);
rectangle('Position',[437.5 -218.75 15.625 15.625], 'FaceColor',[0 0 0]);
rectangle('Position',[453.125 -218.75 15.625 15.625], 'FaceColor',[1 1 1]);
rectangle('Position',[437.5 -234.375 15.625 15.625], 'FaceColor',[0 0 0]);
rectangle('Position',[453.125 -234.375 15.625 15.625], 'FaceColor',[1 1 1]);
rectangle('Position',[437.5 -250 15.625 15.625], 'FaceColor',[0 0 0]);
rectangle('Position',[453.125 -250 15.625 15.625], 'FaceColor',[1 1 1]);
rectangle('Position',[218.75 -453.125 15.625 15.625], 'FaceColor',[1 1 1]);
rectangle('Position',[234.375 -453.125 15.625 15.625], 'FaceColor',[1 1 1]);
rectangle('Position',[218.75 -468.75 15.625 15.625], 'FaceColor',[0 0 0]);
rectangle('Position',[234.375 -468.75 15.625 15.625], 'FaceColor',[0 0 0]);
rectangle('Position',[250 -453.125 15.625 15.625], 'FaceColor',[1 1 1]);
rectangle('Position',[265.625 -453.125 15.625 15.625], 'FaceColor',[1 1 1]);
rectangle('Position',[250 -468.75 15.625 15.625], 'FaceColor',[0 0 0]);
rectangle('Position',[265.625 -468.75 15.625 15.625], 'FaceColor',[0 0 0]);
rectangle('Position',[531.25 -703.125 15.625 15.625], 'FaceColor',[1 1 1]);
rectangle('Position',[546.875 -703.125 15.625 15.625], 'FaceColor',[0 0 0]);
rectangle('Position',[531.25 -718.75 15.625 15.625], 'FaceColor',[1 1 1]);
rectangle('Position',[546.875 -718.75 15.625 15.625], 'FaceColor',[0 0 0]);
rectangle('Position',[531.25 -734.375 15.625 15.625], 'FaceColor',[1 1 1]);
rectangle('Position',[546.875 -734.375 15.625 15.625], 'FaceColor',[0 0 0]);
rectangle('Position',[531.25 -750 15.625 15.625], 'FaceColor',[1 1 1]);
rectangle('Position',[546.875 -750 15.625 15.625], 'FaceColor',[0 0 0]);
rectangle('Position',[750 -703.125 15.625 15.625], 'FaceColor',[1 1 1]);
rectangle('Position',[765.625 -703.125 15.625 15.625], 'FaceColor',[1 1 1]);
rectangle('Position',[750 -718.75 15.625 15.625], 'FaceColor',[0 0 0]);
rectangle('Position',[765.625 -718.75 15.625 15.625], 'FaceColor',[0 0 0]);
rectangle('Position',[781.25 -703.125 15.625 15.625], 'FaceColor',[1 1 1]);
rectangle('Position',[796.875 -703.125 15.625 15.625], 'FaceColor',[1 1 1]);
rectangle('Position',[781.25 -718.75 15.625 15.625], 'FaceColor',[0 0 0]);
rectangle('Position',[796.875 -718.75 15.625 15.625], 'FaceColor',[0 0 0]);
rectangle('Position',[812.5 -703.125 15.625 15.625], 'FaceColor',[1 1 1]);
rectangle('Position',[828.125 -703.125 15.625 15.625], 'FaceColor',[1 1 1]);
rectangle('Position',[812.5 -718.75 15.625 15.625], 'FaceColor',[0 0 0]);
rectangle('Position',[828.125 -718.75 15.625 15.625], 'FaceColor',[0 0 0]);
rectangle('Position',[843.75 -703.125 15.625 15.625], 'FaceColor',[1 1 1]);
rectangle('Position',[859.375 -703.125 15.625 15.625], 'FaceColor',[1 1 1]);
rectangle('Position',[843.75 -718.75 15.625 15.625], 'FaceColor',[0 0 0]);
rectangle('Position',[859.375 -718.75 15.625 15.625], 'FaceColor',[0 0 0]);
rectangle('Position',[875 -703.125 15.625 15.625], 'FaceColor',[1 1 1]);
rectangle('Position',[890.625 -703.125 15.625 15.625], 'FaceColor',[1 1 1]);
rectangle('Position',[875 -718.75 15.625 15.625], 'FaceColor',[0 0 0]);
rectangle('Position',[890.625 -718.75 15.625 15.625], 'FaceColor',[0 0 0]);
rectangle('Position',[906.25 -703.125 15.625 15.625], 'FaceColor',[1 1 1]);
rectangle('Position',[921.875 -703.125 15.625 15.625], 'FaceColor',[1 1 1]);
rectangle('Position',[906.25 -718.75 15.625 15.625], 'FaceColor',[0 0 0]);
rectangle('Position',[921.875 -718.75 15.625 15.625], 'FaceColor',[0 0 0]);
rectangle('Position',[937.5 -703.125 15.625 15.625], 'FaceColor',[1 1 1]);
rectangle('Position',[953.125 -703.125 15.625 15.625], 'FaceColor',[1 1 1]);
rectangle('Position',[937.5 -718.75 15.625 15.625], 'FaceColor',[0 0 0]);
rectangle('Position',[953.125 -718.75 15.625 15.625], 'FaceColor',[0 0 0]);
rectangle('Position',[531.25 -765.625 15.625 15.625], 'FaceColor',[1 1 1]);
rectangle('Position',[546.875 -765.625 15.625 15.625], 'FaceColor',[0 0 0]);
rectangle('Position',[531.25 -781.25 15.625 15.625], 'FaceColor',[1 1 1]);
rectangle('Position',[546.875 -781.25 15.625 15.625], 'FaceColor',[0 0 0]);
rectangle('Position',[531.25 -796.875 15.625 15.625], 'FaceColor',[1 1 1]);
rectangle('Position',[546.875 -796.875 15.625 15.625], 'FaceColor',[0 0 0]);
rectangle('Position',[531.25 -812.5 15.625 15.625], 'FaceColor',[1 1 1]);
rectangle('Position',[546.875 -812.5 15.625 15.625], 'FaceColor',[0 0 0]);
rectangle('Position',[531.25 -828.125 15.625 15.625], 'FaceColor',[1 1 1]);
rectangle('Position',[546.875 -828.125 15.625 15.625], 'FaceColor',[0 0 0]);
rectangle('Position',[531.25 -843.75 15.625 15.625], 'FaceColor',[1 1 1]);
rectangle('Position',[546.875 -843.75 15.625 15.625], 'FaceColor',[0 0 0]);
rectangle('Position',[531.25 -859.375 15.625 15.625], 'FaceColor',[1 1 1]);
rectangle('Position',[546.875 -859.375 15.625 15.625], 'FaceColor',[0 0 0]);
rectangle('Position',[531.25 -875 15.625 15.625], 'FaceColor',[1 1 1]);
rectangle('Position',[546.875 -875 15.625 15.625], 'FaceColor',[0 0 0]);
rectangle('Position',[531.25 -890.625 15.625 15.625], 'FaceColor',[1 1 1]);
rectangle('Position',[546.875 -890.625 15.625 15.625], 'FaceColor',[0 0 0]);
rectangle('Position',[531.25 -906.25 15.625 15.625], 'FaceColor',[1 1 1]);
rectangle('Position',[546.875 -906.25 15.625 15.625], 'FaceColor',[0 0 0]);
rectangle('Position',[531.25 -921.875 15.625 15.625], 'FaceColor',[1 1 1]);
rectangle('Position',[546.875 -921.875 15.625 15.625], 'FaceColor',[0 0 0]);
rectangle('Position',[531.25 -937.5 15.625 15.625], 'FaceColor',[1 1 1]);
rectangle('Position',[546.875 -937.5 15.625 15.625], 'FaceColor',[0 0 0]);
rectangle('Position',[531.25 -953.125 15.625 15.625], 'FaceColor',[1 1 1]);
rectangle('Position',[546.875 -953.125 15.625 15.625], 'FaceColor',[0 0 0]);
rectangle('Position',[531.25 -968.75 15.625 15.625], 'FaceColor',[1 1 1]);
rectangle('Position',[546.875 -968.75 15.625 15.625], 'FaceColor',[0 0 0]);
X=[933.333,906.25,843.75,781.25,687.5,687.5,593.75,531.25,468.75,406.25,343.75,296.875,273.438,257.812,242.188,226.562,203.125,203.125,203.125,203.125,203.125,203.125,203.125,203.125,156.25,93.75,93.75,93.75,66.6667];
Y=[-933.333,-906.25,-843.75,-843.75,-812.5,-687.5,-656.25,-656.25,-593.75,-531.25,-468.75,-453.125,-445.312,-445.312,-445.312,-445.312,-453.125,-484.375,-515.625,-546.875,-578.125,-609.375,-640.625,-671.875,-718.75,-781.25,-843.75,-906.25,-933.333];
hold on;
plot(X,Y,'r');
legend('3125.36','Location','southoutside');
